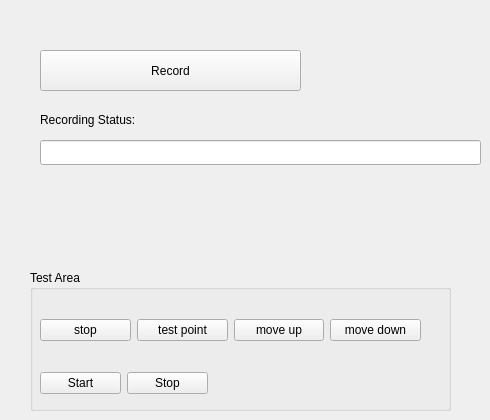
    <widget class="QWidget" name="VoiceControl">
     <attribute name="title">
      <string>VoiceControl</string>
     </attribute>
     <widget class="QLabel" name="label_43">
      <property name="geometry">
       <rect>
        <x>40</x>
        <y>110</y>
        <width>131</width>
        <height>21</height>
       </rect>
      </property>
      <property name="text">
       <string>&lt;html&gt;&lt;head/&gt;&lt;body&gt;&lt;p&gt;Recording Status:&lt;/p&gt;&lt;/body&gt;&lt;/html&gt;</string>
      </property>
     </widget>
     <widget class="QLineEdit" name="lineedit_echo_words">
      <property name="geometry">
       <rect>
        <x>40</x>
        <y>140</y>
        <width>441</width>
        <height>25</height>
       </rect>
      </property>
      <property name="readOnly">
       <bool>true</bool>
      </property>
     </widget>
     <widget class="QPushButton" name="button_voice_control">
      <property name="geometry">
       <rect>
        <x>40</x>
        <y>50</y>
        <width>261</width>
        <height>41</height>
       </rect>
      </property>
      <property name="text">
       <string>Record</string>
      </property>
     </widget>
     <widget class="QGroupBox" name="gb_voice_control_test">
      <property name="geometry">
       <rect>
        <x>30</x>
        <y>270</y>
        <width>421</width>
        <height>141</height>
       </rect>
      </property>
      <property name="title">
       <string>Test Area</string>
      </property>
      <widget class="QWidget" name="">
       <property name="geometry">
        <rect>
         <x>10</x>
         <y>30</y>
         <width>381</width>
         <height>61</height>
        </rect>
       </property>
       <layout class="QHBoxLayout" name="horizontalLayout">
        <item>
         <widget class="QPushButton" name="pb_stop">
          <property name="enabled">
           <bool>true</bool>
          </property>
          <property name="text">
           <string>stop</string>
          </property>
         </widget>
        </item>
        <item>
         <widget class="QPushButton" name="pb_testpoint">
          <property name="text">
           <string>test point</string>
          </property>
         </widget>
        </item>
        <item>
         <widget class="QPushButton" name="pb_moveup">
          <property name="text">
           <string>move up</string>
          </property>
         </widget>
        </item>
        <item>
         <widget class="QPushButton" name="pb_movedown">
          <property name="text">
           <string>move down</string>
          </property>
         </widget>
        </item>
       </layout>
      </widget>
      <widget class="QWidget" name="">
       <property name="geometry">
        <rect>
         <x>10</x>
         <y>100</y>
         <width>168</width>
         <height>27</height>
        </rect>
       </property>
       <layout class="QHBoxLayout" name="horizontalLayout_2">
        <item>
         <widget class="QPushButton" name="button_voice_control_start">
          <property name="text">
           <string>Start</string>
          </property>
         </widget>
        </item>
        <item>
         <widget class="QPushButton" name="button_voice_control_stop">
          <property name="text">
           <string>Stop</string>
          </property>
         </widget>
        </item>
       </layout>
      </widget>
     </widget>
    </widget>
